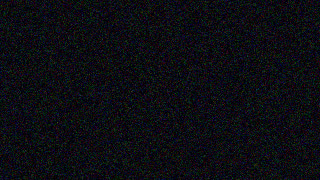
#> input picture ui/tests/fixtures/sceneTemplateReview/space.jpg, 320 x 180 px
$ python -i series_stage_grid.py   (imports and definitions only)
#> lines starting #> are read from the running program, lines starting #| are printed output that depends on the picture
"""To calibrate a plate's stage (``series_stage``) by looking: a grid drawn over it and a cheap guess of the horizon.

``grid_image`` draws lines every 10 % of the plate (labelled with the fraction, from the top and from the left, with small ticks
every 2 % on the edges) so the person calibrating reads ``horizon``, the base and the top of a reference object off the picture
instead of guessing them. With a stage (the saved one, or a proposal) it also draws what that stage says: the horizon, the
reference's base and top, the far floor line and three 1.75 m scale bars at depth 0, 0.5 and 1, so one can see at a glance
whether the numbers fit the picture before saving them.

``suggest_horizon`` is a help, not the truth. An interior has no visible horizon (it is where the camera's eye height falls, about
1.6 m up any wall), and a painted plate is rarely in correct perspective. It tries two cheap things and says how far to trust them:
the point where slanted straight lines (floor boards, wall bases, ceiling edges) converge, and the strongest horizontal boundary
(sky and ground in an open place). In a room the second one finds the wall-floor junction, not the horizon: the suggestion says so.
"""
from __future__ import annotations

from pathlib import Path
from typing import Any

import numpy as np
from PIL import Image, ImageDraw, ImageFont

from services import series_stage as stage_math

MAX_WIDTH = 1280
STEPS = (0.05, 0.25)
# Where the scale bars stand (x, depth) and the height they show.
BARS = ((0.2, 0.0), (0.5, 0.5), (0.8, 1.0))
BAR_M = 1.75
_WORK_WIDTH = 640
_MIN_ANGLE, _MAX_ANGLE = 10.0, 80.0
_MAX_LINES = 220


def load_plate(path: str | Path) -> Image.Image:
    with Image.open(path) as opened:
        return opened.convert("RGB")


# [75 lines left out: functions _font, _label, _grid, _hline, _stage, grid_image, not called in this run]


# The horizon guess ----------------------------------------------------------------------------------------------------------


def _work(image: Image.Image) -> np.ndarray:
    small = image.convert("L")
    if small.width > _WORK_WIDTH:
        small = small.resize((_WORK_WIDTH, round(small.height * _WORK_WIDTH / small.width)), Image.BILINEAR)
    return np.asarray(small, dtype=np.float32)


def _slanted_lines(gray: np.ndarray) -> list[tuple[float, float, float, float, float]]:
    """Straight segments (x1, y1, x2, y2, length) that slope between 10 and 80 degrees: the ones that can recede to a horizon."""
    try:
        import cv2
    except ImportError:
        return []
    picture = gray.astype(np.uint8)
    median = float(np.median(picture))
    edges = cv2.Canny(cv2.GaussianBlur(picture, (3, 3), 0), max(10, 0.66 * median), max(40, 1.33 * median))
    width = gray.shape[1]
    found = cv2.HoughLinesP(edges, 1, np.pi / 180, threshold=50, minLineLength=int(width * 0.08), maxLineGap=int(width * 0.012))
    lines = []
    for x1, y1, x2, y2 in (found[:, 0] if found is not None else []):
        angle = abs(np.degrees(np.arctan2(y2 - y1, x2 - x1)))
        angle = min(angle, 180 - angle)
        if _MIN_ANGLE <= angle <= _MAX_ANGLE:
            lines.append((float(x1), float(y1), float(x2), float(y2), float(np.hypot(x2 - x1, y2 - y1))))
    return sorted(lines, key=lambda line: -line[4])[:_MAX_LINES]


def _crossings(lines: list[tuple[float, float, float, float, float]], size: tuple[int, int]) -> list[tuple[float, float, int, int]]:
    """(y as a fraction of the height, weight, line a, line b) where two lines of clearly different slope meet near the picture."""
    height, width = size
    found = []
    for a in range(len(lines)):
        ax1, ay1, ax2, ay2, alen = lines[a]
        for b in range(a + 1, len(lines)):
            bx1, by1, bx2, by2, blen = lines[b]
            denominator = (ax1 - ax2) * (by1 - by2) - (ay1 - ay2) * (bx1 - bx2)
            if abs(denominator) < 1e-6:
                continue
            cross_a, cross_b = ax1 * ay2 - ay1 * ax2, bx1 * by2 - by1 * bx2
            x = (cross_a * (bx1 - bx2) - (ax1 - ax2) * cross_b) / denominator
            y = (cross_a * (by1 - by2) - (ay1 - ay2) * cross_b) / denominator
            if -width <= x <= 2 * width and 0 <= y <= 0.95 * height:
                found.append((y / height, min(alen, blen), a, b))
    return found


def _vanishing(gray: np.ndarray) -> dict[str, Any] | None:
    lines = _slanted_lines(gray)
    if len(lines) < 4:
        return None
    crossings = _crossings(lines, gray.shape)
    if not crossings:
        return None
    ys = np.array([item[0] for item in crossings])
    weights = np.array([item[1] for item in crossings])
    bins = np.arange(0, 0.96, 0.01)
    score = np.array([weights[np.abs(ys - center) <= 0.02].sum() for center in bins])
    peak = float(bins[int(np.argmax(score))])
    near = np.abs(ys - peak) <= 0.03
    if not near.any():
        return None
    horizon = float(np.average(ys[near], weights=weights[near]))
    supporting = {index for item, inside in zip(crossings, near) if inside for index in item[2:]}
    share = float(weights[near].sum() / weights.sum())
    confidence = "medium" if len(supporting) >= 8 and share >= 0.3 else "low"
    return {"kind": "converging_lines", "horizon": round(horizon, 3), "confidence": confidence, "lines": len(supporting), "share": round(share, 2)}


def _strongest_edge(gray: np.ndarray) -> dict[str, Any] | None:
    rows = gray.mean(axis=1)
    height = len(rows)
    window = max(3, round(height * 0.015))
    scores = np.zeros(height)
    for y in range(window, height - window):
        scores[y] = abs(rows[y:y + window].mean() - rows[y - window:y].mean())
    low, high = round(height * 0.05), round(height * 0.9)
    inside = scores[low:high]
    if not inside.size or inside.max() < 2:
        return None
    y = low + int(np.argmax(inside))
    typical = float(np.median(inside)) + 1e-3
    return {"kind": "horizontal_edge", "horizon": round(y / height, 3), "confidence": "low", "contrast": round(float(inside.max() / typical), 1)}


def suggest_horizon(image: Image.Image) -> dict[str, Any]:
    """{"suggestion": {horizon, kind, confidence} | None, "candidates": [...], "note": str}: a guess to check against the grid.

    Converging lines (floor boards, wall bases) give the horizon of a room or a street; the strongest horizontal boundary gives the
    horizon of an open place (sky meeting ground) and, in a room, the wall-floor junction, which is NOT the horizon."""
    gray = _work(image)
    candidates = [item for item in (_vanishing(gray), _strongest_edge(gray)) if item]
    lines = next((item for item in candidates if item["kind"] == "converging_lines" and item["confidence"] == "medium"), None)
    chosen = lines or next(iter(candidates), None)
    note = ("A guess, not the truth. A room has no visible horizon: it is the camera's eye height, about 1.6 m up any wall, so read it "
            "from the grid (a person that tall has their eyes on it at any distance). A horizontal edge in a room is the wall-floor junction.")
    return {"suggestion": chosen, "candidates": candidates, "note": note}

>>> from PIL import Image
>>> picture = Image.open('../../ui/tests/fixtures/sceneTemplateReview/space.jpg')
#> picture is the input picture: PIL image 320x180 RGB; mean R, G, B 12.8, 13.5, 18.6
>>> result = suggest_horizon(picture)
#> in _work, `small = image.convert("L")`:
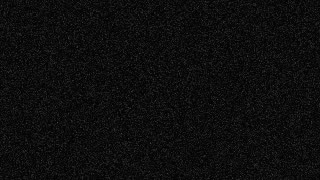
#> small: PIL image 320x180 L; min 0, max 73, mean 13.9
#> in _work, `return np.asarray(small, dtype=np.float32)`:
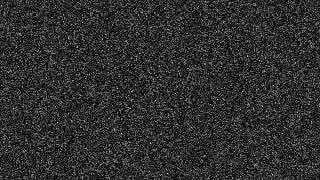
#> returned value: shape (180, 320) float32; min 0, max 73, mean 13.9; drawn with min black and max white
#> in _slanted_lines, `median = float(np.median(picture))`: median = 12
#> in _slanted_lines, `edges = cv2.Canny(cv2.GaussianBlur(picture, (3, 3), 0), max(10, 0.66 *..`:
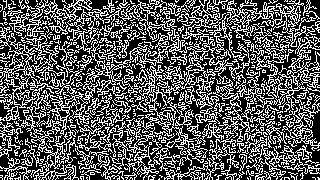
#> edges: shape (180, 320); 35.7% white in thin lines or dots
#> in _slanted_lines, `found = cv2.HoughLinesP(edges, 1, np.pi / 180, threshold=50, minLineLe..`: found = 150 rows, first 6: [239, 37, 299, 8], [125, 63, 160, 49], [4, 126, 58, 123], [152, 107, 177, 93], [43, 131, 94, 121], [162, 128, 206, 179]
#> the loop in _slanted_lines, `for x1, y1, x2, y2 in (found[:, 0] if found is not None else []):` made 150 passes
#> (x1, y1, x2, y2, angle) on passes 1 to 12: (239, 37, 299, 8, 25.8), (125, 63, 160, 49, 21.8), (4, 126, 58, 123, 3.18), (152, 107, 177, 93, 29.25), (43, 131, 94, 121, 11.09), (162, 128, 206, 179, 49.21), (25, 18, 52, 22, 8.43), (209, 58, 234, 51, 15.64), (201, 74, 231, 67, 13.13), (125, 1, 150, 26, 45), (93, 50, 143, 100, 45), (122, 93, 158, 90, 4.76)
#> angle on passes 63, 66, 72, 74, 75, 77: 13.63, 16.19, 15.95, 17.24, 17.1, 19.09
#> after the loop in _slanted_lines, `for x1, y1, x2, y2 in (found[:, 0] if found is not None else []):`: lines = 88 items, first 6: (239, 37, 299, 8, 66.64), (125, 63, 160, 49, 37.7), (152, 107, 177, 93, 28.65), (43, 131, 94, 121, 51.97), (162, 128, 206, 179, 67.36), (209, 58, 234, 51, 25.96)
#> in _vanishing, `lines = _slanted_lines(gray)`: lines = 88 items, first 6: (206, 132, 305, 168, 105.3), (244, 116, 318, 147, 80.23), (39, 140, 115, 122, 78.1), (231, 21, 303, 3, 74.22), (93, 50, 143, 100, 70.71), (162, 128, 206, 179, 67.36)
#> the loop in _crossings, `for a in range(len(lines)):` made 88 passes
#> (ax1, ay1, ax2, ay2, alen) on passes 1 to 12: (206, 132, 305, 168, 105.3), (244, 116, 318, 147, 80.23), (39, 140, 115, 122, 78.1), (231, 21, 303, 3, 74.22), (93, 50, 143, 100, 70.71), (162, 128, 206, 179, 67.36), (239, 37, 299, 8, 66.64), (254, 37, 312, 11, 63.56), (244, 41, 305, 27, 62.59), (43, 8, 98, 21, 56.52), (216, 127, 269, 144, 55.66), (26, 118, 79, 103, 55.08)
#> after the loop in _crossings, `for a in range(len(lines)):`: found = 2840 items, first 6: (0.627, 78.1, 0, 2), (0.388, 74.22, 0, 3), (0.635, 70.71, 0, 4), (0.614, 67.36, 0, 5), (0.545, 66.64, 0, 6), (0.55, 63.56, 0, 7)
#> in _vanishing, `crossings = _crossings(lines, gray.shape)`: crossings has the same summary as found in _crossings
#> in _vanishing, `ys = np.array([item[0] for item in crossings])`: ys = 2840 values, max 0.949 at index 1694, min 0 at index 2129, mean 0.484
#> in _vanishing, `weights = np.array([item[1] for item in crossings])`: weights = 2840 values, max 78.1 at index 0, min 25.5 at index 188, mean 32.16
#> in _vanishing, `bins = np.arange(0, 0.96, 0.01)`: bins = 96 values from 0 to 0.95
#> in _vanishing, `score = np.array([weights[np.abs(ys - center) <= 0.02].sum() for cente..`: score = 96 values, max 9306.1 at index 54, min 561.4 at index 95, mean 3797.9
#> in _vanishing, `peak = float(bins[int(np.argmax(score))])`: peak = 0.54
#> in _vanishing, `horizon = float(np.average(ys[near], weights=weights[near]))`: horizon = 0.539
#> in _vanishing, `supporting = {index for item, inside in zip(crossings, near) if inside..`: supporting = 84 items
#> in _vanishing, `share = float(weights[near].sum() / weights.sum())`: share = 0.137
#> in _vanishing, `confidence = "medium" if len(supporting) >= 8 and share >= 0.3 else "l..`: confidence = 'low'
#> in _strongest_edge, `rows = gray.mean(axis=1)`: rows = 180 values, max 14.9 at index 94, min 12.92 at index 177, mean 13.9
#> in _strongest_edge, `height = len(rows)`: height = 180
#> in _strongest_edge, `window = max(3, round(height * 0.015))`: window = 3
#> in _strongest_edge, `scores = np.zeros(height)`: scores = 180 values from 0 to 0
#> after the loop in _strongest_edge, `for y in range(window, height - window):`: scores = 180 values, max 0.724 at index 161, min 0 at index 0, mean 0.214
#> in _strongest_edge, `low, high = round(height * 0.05), round(height * 0.9)`: low = 9; high = 162
#> in _strongest_edge, `inside = scores[low:high]`: inside = 153 values, max 0.724 at index 152, min 0.00104 at index 96, mean 0.22
#> in suggest_horizon, `candidates = [item for item in (_vanishing(gray), _strongest_edge(gray..`: candidates = 1 item
#> in suggest_horizon, `chosen = lines or next(iter(candidates), None)`: chosen = {'kind': 'converging_lines', 'horizon': 0.539, 'confidence': 'low', 'lines': 84, 'share': 0.14}
#> result = 3 items
